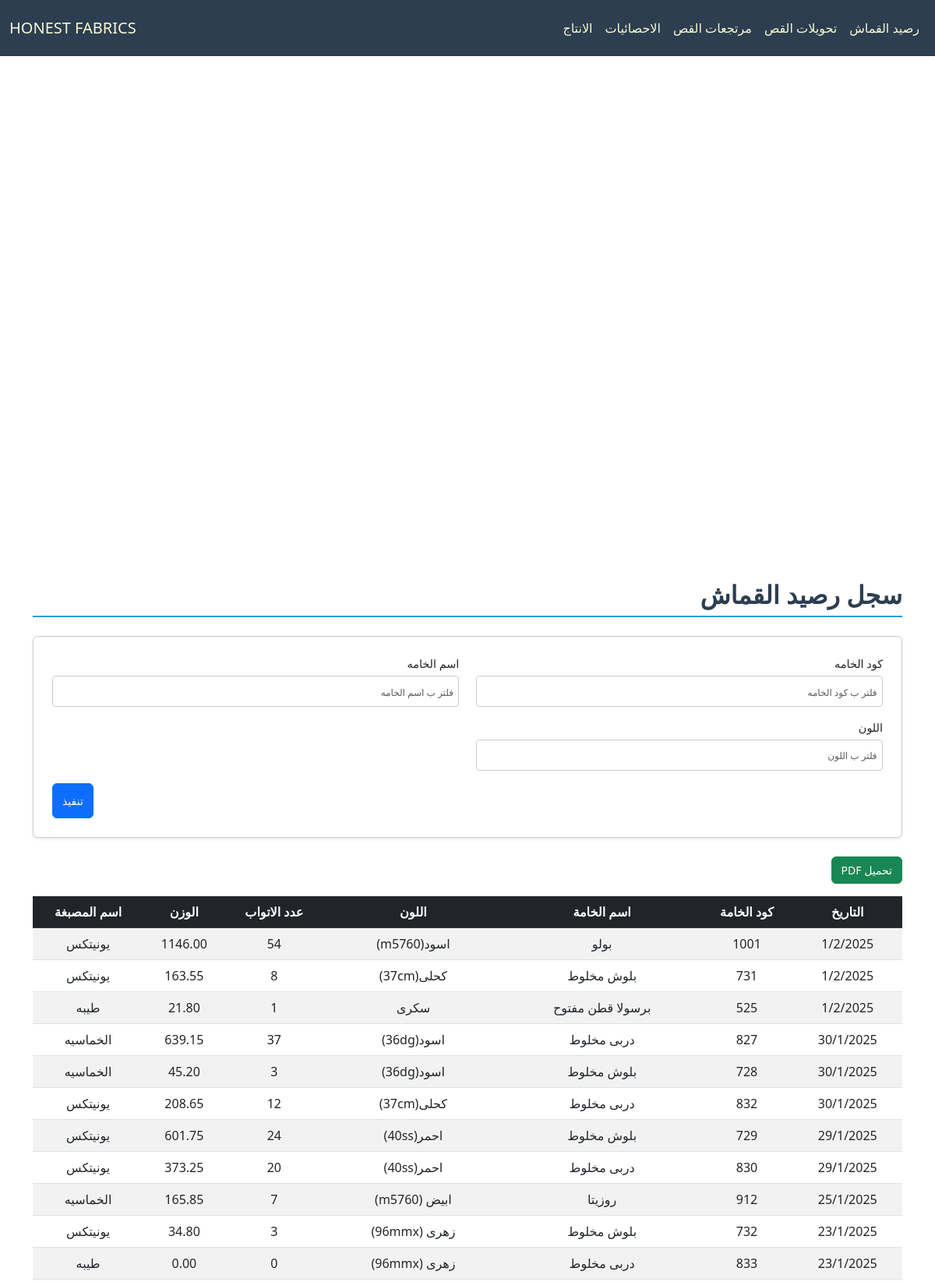
The page / (upper part) on the database its author committed.
### cloth/models.py (models this page shows, shortened)
class Base(models.Model):
    id = models.IntegerField(primary_key=True, verbose_name="الرمز")
    fabric_code = models.CharField(max_length=100, verbose_name="كود الخامه", db_index=True, null=True, blank=True)
    fabric_name = models.CharField(max_length=200, verbose_name="اسم الخامه", null=True, blank=True)
    color = models.CharField(max_length=100, verbose_name="اللون", null=True, blank=True)
    roll = models.PositiveIntegerField(verbose_name="عدد الاتواب", null=True, blank=True)
    weight = models.DecimalField(max_digits=10, decimal_places=2, verbose_name="الوزن", null=True, blank=True)
    date = models.CharField(max_length=100,verbose_name="التاريخ", null=True, blank=True)
    class Meta:
        abstract = True

class Fabric(Base):
    dyehouse_name = models.CharField(max_length=200, verbose_name="اسم المصبغة", null=True, blank=True)

### cloth/views.py (the view)
# urls.py: path('', FabricView.as_view(), name='fabric_view'),
class FabricView(FilterableListView):
    template_name = "cloth/balance.html"
    model = Fabric
    filter_fields = ['fabric_code', 'fabric_name', 'color']
    columns = ["التاريخ","كود الخامة","اسم الخامة","اللون","عدد الاتواب","الوزن","اسم المصبغة"]

### cloth/views.py (called while the page is built)
    def parse_date(self, date_str):
        try:
            normalized_date = date_str.replace("\\", "/")
            return datetime.strptime(normalized_date, "%d/%m/%Y")
        except (ValueError, AttributeError):
            return datetime.min

    def get_queryset(self):
        queryset = super().get_queryset()
        filters = Q()
        ordering = self.request.GET.get('order', 'desc')
        for field in self.filter_fields:
            filter_value = self.request.GET.get(field)
            if filter_value:
                filters &= Q(**{f"{field}__icontains": filter_value})
        filtered_queryset = queryset.filter(filters)
        models = list(filtered_queryset)
        models.sort(
            key=lambda x: self.parse_date(x.date) if x.date else datetime.min,
            reverse=(ordering == 'desc')
        )
        return models

    def get_context_data(self, **kwargs):
        context = super().get_context_data(**kwargs)
        update = Updates.objects.all().order_by('-date').first()
        context['update'] = localtime(update.date).strftime("%d/%m %I:%M %p") if update and update.date else None
        context['columns'] = self.columns
        model_meta = self.model._meta
        context['filter_fields'] = [
            {
                'field_name': field,
                'verbose_name': model_meta.get_field(field).verbose_name,
                'value': self.request.GET.get(field) or "",
            }
            for field in self.filter_fields
        ]
        return context

### cloth/templates/cloth/balance.html (shortened to what this page needs)
{% extends "cloth/layout.html" %}
{% load static %}
{% block home_page %}
<a class="navbar-brand" href="{% url 'fabric_view' %}">HONEST FABRICS</a>
{% endblock %}
{% block navbar_links_small %}
{% include "cloth/nav_links.html" %}
{% endblock %}
{% block body %}
    <h2 class="section-title pt-4">سجل رصيد القماش</h2>
    <form method="get" class="filter-form-flex mb-4 p-4 rounded shadow-sm">
        {% for filter_field in filter_fields %}
        <div class="form-group mb-3">
            <label for="filter_{{ forloop.counter }}" class="form-label">{{ filter_field.verbose_name }}</label>
            <input type="text" id="filter_{{ forloop.counter }}" name="{{ filter_field.field_name }}"
                   placeholder="فلتر ب {{ filter_field.verbose_name }}"
                   class="form-control"
                   value="{{ filter_field.value }}">
        </div>
        {% endfor %}
        <div class="submit-container">
            <button type="submit" class="btn btn-primary submit-btn">تنفيذ</button>
        </div>
    </form>
    <button onclick="generatePDF()" class="btn btn-success mb-3">تحميل PDF</button>
    <div style="overflow-y: auto; max-height: 70vh; position: relative;" class="table-responsive mb-4">
        <table id="data-table" class="table table-striped">
            <thead class="table-dark">
                <tr>
                    <th style="position: sticky; top: 0;" >التاريخ</th>
                    <th style="position: sticky; top: 0;" >كود الخامة</th>
                    <th style="position: sticky; top: 0;" >اسم الخامة</th>
                    <th style="position: sticky; top: 0;" >اللون</th>
                    <th style="position: sticky; top: 0;" >عدد الاتواب</th>
                    <th style="position: sticky; top: 0;" >الوزن</th>
                    <th style="position: sticky; top: 0;" >اسم المصبغة</th>
                </tr>
            </thead>
            <tbody>
                {% for model in models %}
                <tr>
                    <td>{{ model.date }}</td>
                    <td>{{ model.fabric_code }}</td>
                    <td>{{ model.fabric_name }}</td>
                    <td>{{ model.color }}</td>
                    <td>{{ model.roll }}</td>
                    <td>{{ model.weight }}</td>
                    <td>{{ model.dyehouse_name }}</td>
                </tr>
                {% empty %}
                <tr>
                    <td colspan="7" class="text-center">لا يوجد عناصر</td>
                </tr>
                {% endfor %}
            </tbody>
        </table>
    </div>
{% endblock body %}

### cloth/static/cloth/styless.css (style rules this page uses)
:root { --primary-color: #3498db; --light-blue: #3db1ff5e; --secondary-color: #2c3e50; --success-color: #2ecc71; --danger-color: #e74c3c; --warning-color: #f1c40f; --light-bg: #f8f9fa; --dark-bg: #343a40; --light-text: lightgoldenrodyellow; --golden-text: rgb(255, 255, 0); --border-color: #dee2e6; --white-color: #ffffff; }
*, *::before, *::after { box-sizing: border-box; }
ul, div { padding: 0; margin: 0; }
body { background-color: var(--light-bg); margin-top: 80px; margin-inline: 0; font-family: 'Segoe UI', Tahoma, Geneva, Verdana, sans-serif; line-height: 1.6; font-size: 16px; }
#navbar, #navbar a, #navbar-menu-body, #navbar-menu-body a { color: var(--light-text) !important; }
.section-title { color: var(--secondary-color); border-bottom: 2px solid var(--primary-color); padding-bottom: 0.5rem; margin-bottom: 1.5rem; font-weight: bold; }
.table { border-collapse: separate; border-spacing: 0; border-radius: 8px; width: 100%; }
.table th, .table td { text-align: center; vertical-align: middle; padding: 10px; }
.table-striped tbody tr:nth-of-type(odd) { background-color: var(--light-bg); }
.table-dark th { background-color: var(--secondary-color); color: var(--light-text); }
.table-responsive { overflow-x: auto; }
.table-responsive table th, .table-responsive table td { white-space: nowrap; min-width: fit-content; }
.table-responsive table { width: 100%; table-layout: auto; }
.filter-form-flex { display: flex; flex-wrap: wrap; padding: 1rem; border: 1px solid #ccc; border-radius: 8px; background-color: #fff; justify-content: space-between; column-gap: 2px; direction: rtl; }
.filter-form-flex .form-group { display: flex; flex-direction: column; margin-bottom: 5px; width: 49%; }
.filter-form-flex .form-label { font-size: 0.9rem; margin-bottom: 0.25rem; }
.filter-form-flex .form-control { border: 1px solid #ccc; border-radius: 4px; padding: 0.4rem; font-size: 0.9rem; }
.filter-form-flex input[type="text"], .filter-form-flex input[type="number"], .filter-form-flex input[type="date"] { width: 100%; height: 40px; }
.submit-container { display: flex; justify-content: flex-end; width: 100%; }
.filter-form-flex .submit-btn { width: auto; height: 45px; font-size: 1rem; }
@media (max-width: 1200px) { body { font-size: 15px; } }
@media (max-width: 1200px) { h4.section-title, h2 { font-size: 28px; } }
@media (max-width: 1200px) { p.lead, .oped_details_btn, .btn { font-size: 14px !important; } }
@media (max-width: 1200px) { ::placeholder { font-size: 12px !important; } }

### rows shown on the page
Fabric: date "1/2/2025", fabric_code "1001", fabric_name "بولو", color "اسود(m5760)", roll "54", weight "1146.00", dyehouse_name "يونيتكس"
Fabric: date "1/2/2025", fabric_code "731", fabric_name "بلوش مخلوط", color "كحلى(37cm)", roll "8", weight "163.55", dyehouse_name "يونيتكس"
Fabric: date "1/2/2025", fabric_code "525", fabric_name "برسولا قطن مفتوح", color "سكرى", roll "1", weight "21.80", dyehouse_name "طيبه"
Fabric: date "30/1/2025", fabric_code "827", fabric_name "دربى مخلوط", color "اسود(36dg)", roll "37", weight "639.15", dyehouse_name "الخماسيه"
Fabric: date "30/1/2025", fabric_code "728", fabric_name "بلوش مخلوط", color "اسود(36dg)", roll "3", weight "45.20", dyehouse_name "الخماسيه"
Fabric: date "30/1/2025", fabric_code "832", fabric_name "دربى مخلوط", color "كحلى(37cm)", roll "12", weight "208.65", dyehouse_name "يونيتكس"
Fabric: date "29/1/2025", fabric_code "729", fabric_name "بلوش مخلوط", color "احمر(40ss)", roll "24", weight "601.75", dyehouse_name "يونيتكس"
Fabric: date "29/1/2025", fabric_code "830", fabric_name "دربى مخلوط", color "احمر(40ss)", roll "20", weight "373.25", dyehouse_name "يونيتكس"
Fabric: date "25/1/2025", fabric_code "912", fabric_name "روزيتا", color "ابيض (m5760)", roll "7", weight "165.85", dyehouse_name "الخماسيه"
Fabric: date "23/1/2025", fabric_code "732", fabric_name "بلوش مخلوط", color "زهرى (96mmx)", roll "3", weight "34.80", dyehouse_name "يونيتكس"
Fabric: date "23/1/2025", fabric_code "833", fabric_name "دربى مخلوط", color "زهرى (96mmx)", roll "0", weight "0.00", dyehouse_name "طيبه"

### other values the page prints
{{ filter_field.verbose_name }} "كود الخامه" "اسم الخامه" "اللون"
